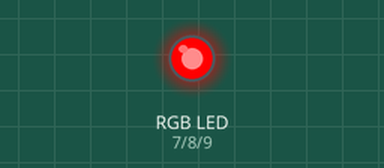
Simulated run of this sketch. Board: Arduino Uno, built with avr-gcc and run on an emulated ATmega328P. Shown: an RGB LED mixed from three pins (HIGH = lit).

Above: at 0.5 s.
At 1.5 s:
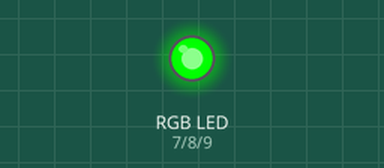
At 5.5 s:
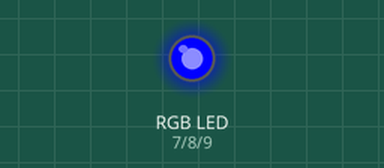
Timing chart, 0 to 6.9 s (numbered marks = the images above):
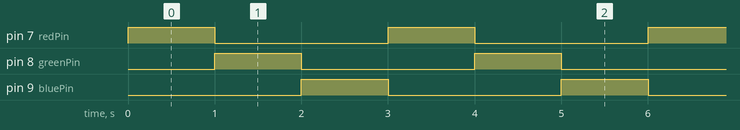

The sketch:

Arduino_UNO_RGB_LED.ino
```cpp
const int redPin = 7;
const int greenPin = 8;
const int bluePin = 9;

void setup() {
  pinMode(redPin, OUTPUT);
  pinMode(greenPin, OUTPUT);
  pinMode(bluePin, OUTPUT);
}

void loop() {
  // Red
  digitalWrite(redPin, HIGH);
  digitalWrite(greenPin, LOW);
  digitalWrite(bluePin, LOW);
  delay(1000);

  // Green
  digitalWrite(redPin, LOW);
  digitalWrite(greenPin, HIGH);
  digitalWrite(bluePin, LOW);
  delay(1000);

  // Blue
  digitalWrite(redPin, LOW);
  digitalWrite(greenPin, LOW);
  digitalWrite(bluePin, HIGH);
  delay(1000);
}
```

Measured:
- by itself, pin 7 (redPin), pin 8 (greenPin), pin 9 (bluePin): alternates HIGH for 1.0 s and LOW for 2.0 s
- by itself, everything shown: repeats every 3.0 s, in 3 steps
